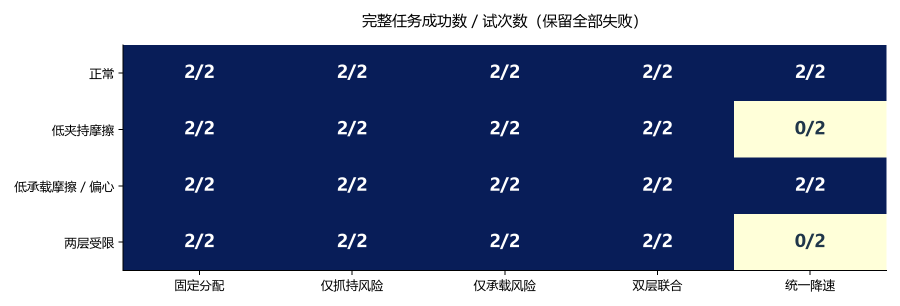
#> input picture 仿真成果_20261117_双层风险/分场景成功情况.png, 1800 x 612 px, given in place of image1.png, which was not available (shown at 1/2 size)
$ python make_uniform_figs.py
#> lines starting #> are read from the running program, lines starting #| are printed output that depends on the picture
# -*- coding: utf-8 -*-
import sys, os
sys.stdout.reconfigure(encoding="utf-8")
from PIL import Image

ROOT = r"D:\UserData\Desktop\Coding\Innovation and Entrepreneurship\2026大创"
VZ = r"C:\Users\10141\.codex\visualizations\2026\11\20\01a1f773-1c45-7cf0-b932-52a3aba7ecf0"
OUT = os.path.join(VZ, "uniform")
os.makedirs(OUT, exist_ok=True)

CW, CH = 1600, 1000

def letterbox(src, dst):
    im = Image.open(src).convert("RGB")
    scale = min(CW / im.width, CH / im.height)
#> scale = 0.889
    nw, nh = round(im.width * scale), round(im.height * scale)
#> nw = 1600; nh = 544
    im = im.resize((nw, nh), Image.LANCZOS)
#> im: PIL image 1600x544 RGB
    canvas = Image.new("RGB", (CW, CH), (255, 255, 255))
#> canvas: PIL image 1600x1000 RGB; every value is 255
    canvas.paste(im, ((CW - nw) // 2, (CH - nh) // 2))
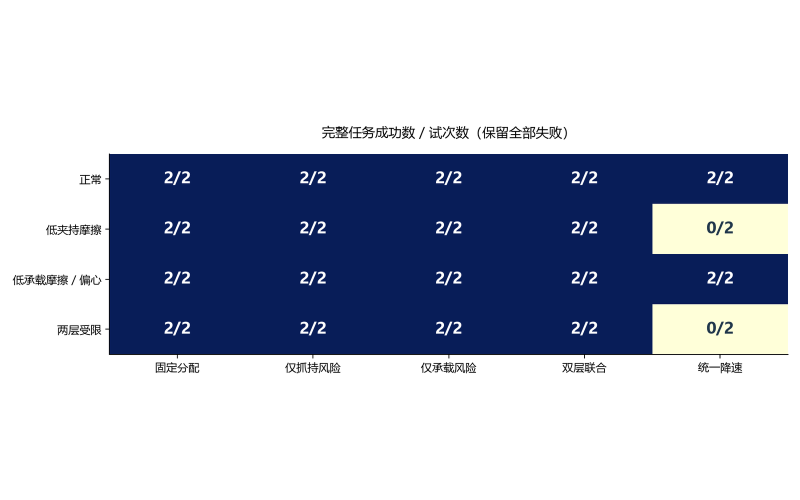
#> canvas: PIL image 1600x1000 RGB (shown at 1/2 size); mean R, G, B 178.8, 185, 201.5
    canvas.save(dst)
    print(dst, canvas.size, "content", (nw, nh))
#| C:\Users\10141\.codex\visualizations\2026\11\20\01a1f773-1c45-7cf0-b932-52a3aba7ecf0/uniform/fig1.png (1600, 1000) content (1600, 544)

letterbox(os.path.join(VZ, "ppt_formal", "image1.png"), os.path.join(OUT, "fig1.png"))
letterbox(os.path.join(VZ, "ppt_road", "image2.png"), os.path.join(OUT, "fig2.png"))
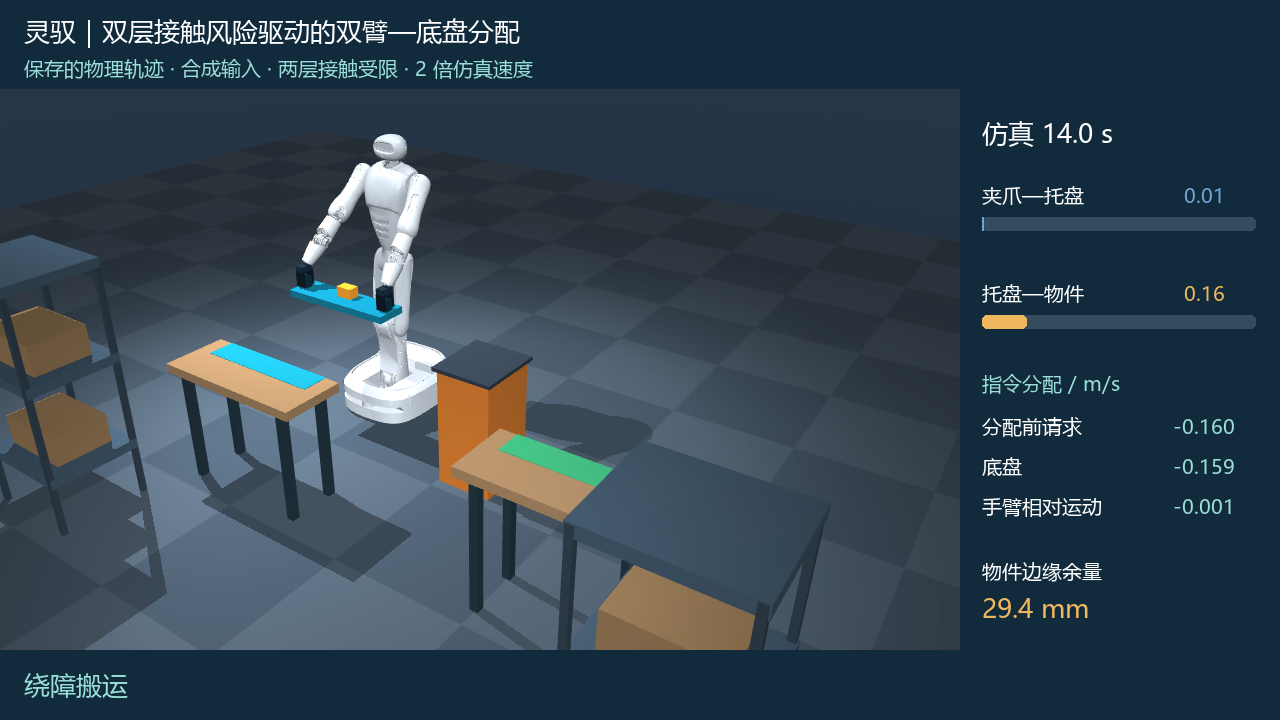
#> input picture 仿真成果_20261117_双层风险/分配.png, 1280 x 720 px, given in place of image2.png, which was not available
#> in letterbox, im is the input picture: PIL image 1280x720 RGB; mean R, G, B 50, 67.5, 80.1
#| C:\Users\10141\.codex\visualizations\2026\11\20\01a1f773-1c45-7cf0-b932-52a3aba7ecf0/uniform/fig2.png (1600, 1000) content (1600, 900)
letterbox(os.path.join(ROOT, "仿真成果_20261117_双层风险", "搬运.png"), os.path.join(OUT, "fig3.png"))
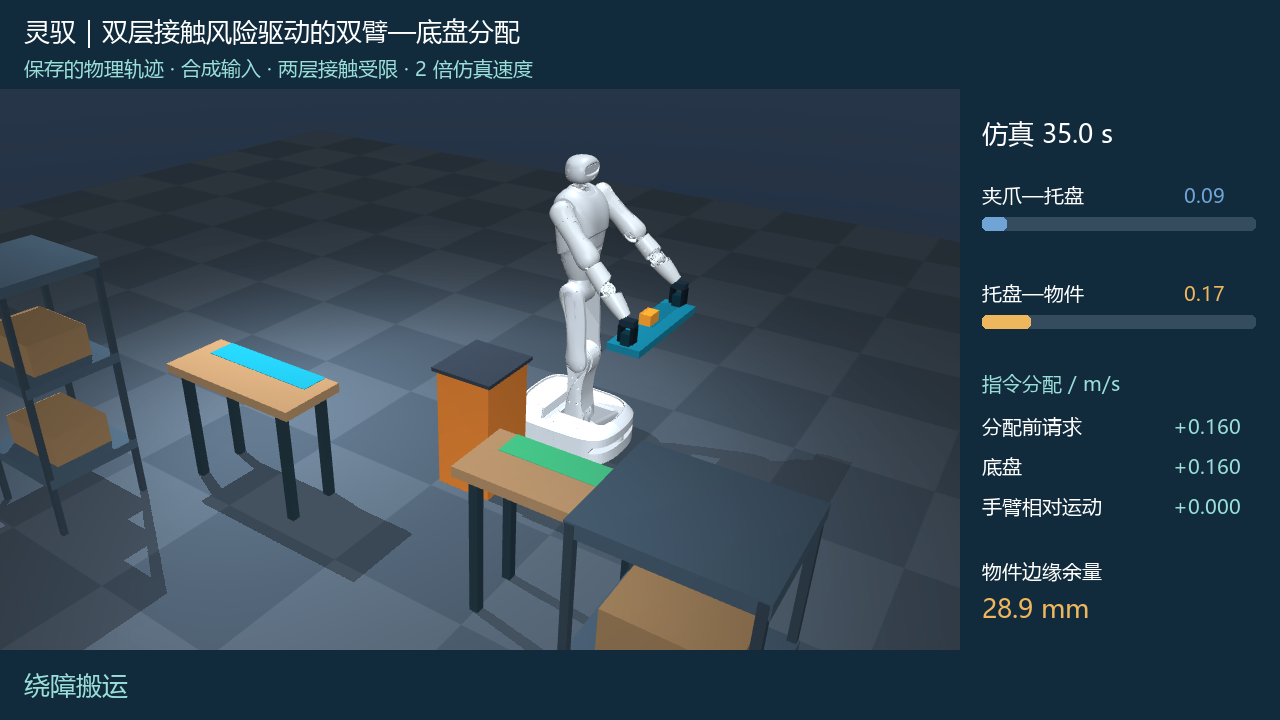
#> input picture 仿真成果_20261117_双层风险/搬运.png, 1280 x 720 px, found by its file name
#> in letterbox, im is the input picture: PIL image 1280x720 RGB; mean R, G, B 50.6, 68, 80.6
#> in letterbox (call 3), `canvas.paste(im, ((CW - nw) // 2, (CH - nh) // 2))`:
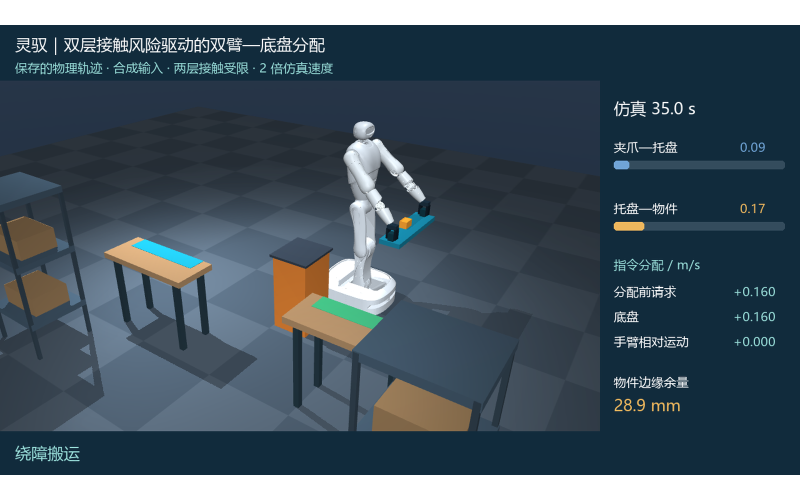
#> canvas: PIL image 1600x1000 RGB (shown at 1/2 size); mean R, G, B 71, 86.7, 98.1
#| C:\Users\10141\.codex\visualizations\2026\11\20\01a1f773-1c45-7cf0-b932-52a3aba7ecf0/uniform/fig3.png (1600, 1000) content (1600, 900)
letterbox(os.path.join(ROOT, "仿真成果_20261117_双层风险", "五组任务对照.png"), os.path.join(OUT, "fig4.png"))
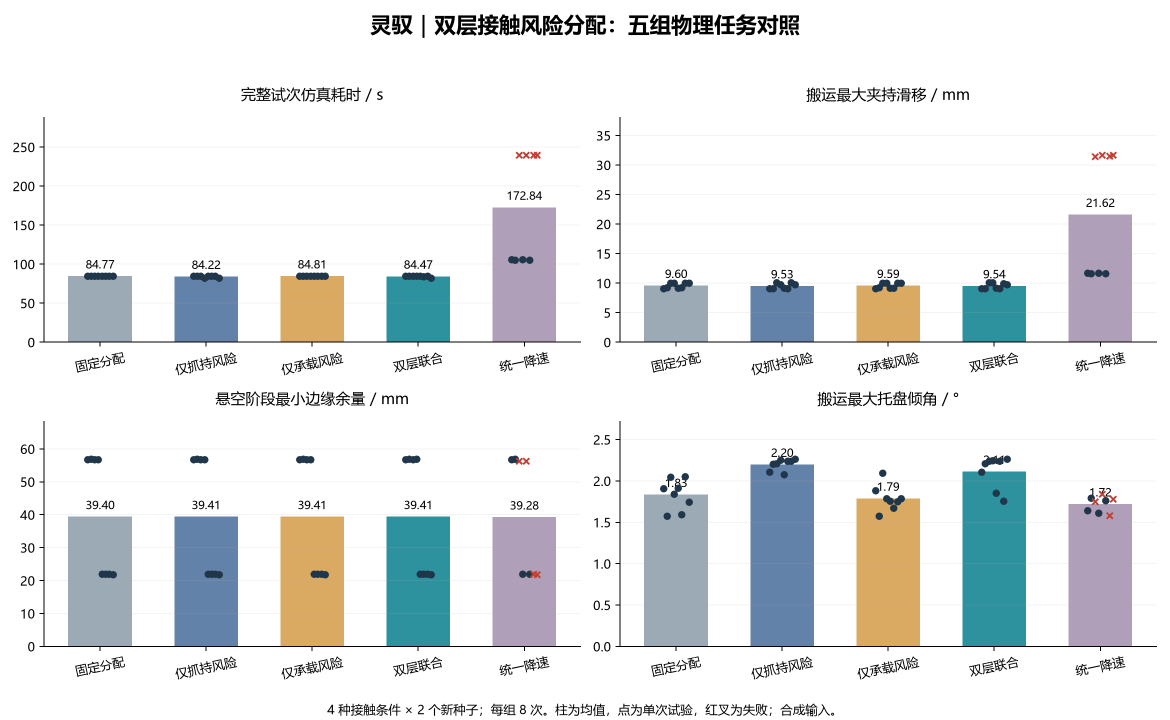
#> input picture 仿真成果_20261117_双层风险/五组任务对照.png, 2340 x 1440 px, found by its file name (shown at 1/2 size)
#| C:\Users\10141\.codex\visualizations\2026\11\20\01a1f773-1c45-7cf0-b932-52a3aba7ecf0/uniform/fig4.png (1600, 1000) content (1600, 985)
letterbox(os.path.join(ROOT, "中期答辩材料", "实验结果_20261120", "01_正式实验主结果.png"), os.path.join(OUT, "fig5.png"))
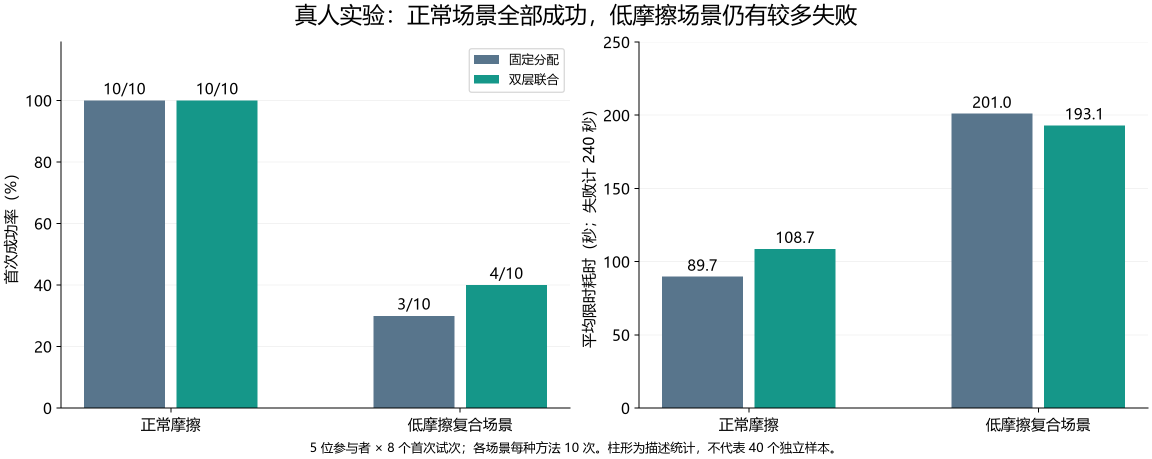
#> input picture 中期答辩材料/实验结果_20261120/01_正式实验主结果.png, 2304 x 918 px, found by its file name (shown at 1/2 size)
#> in letterbox (call 5), `canvas.paste(im, ((CW - nw) // 2, (CH - nh) // 2))`:
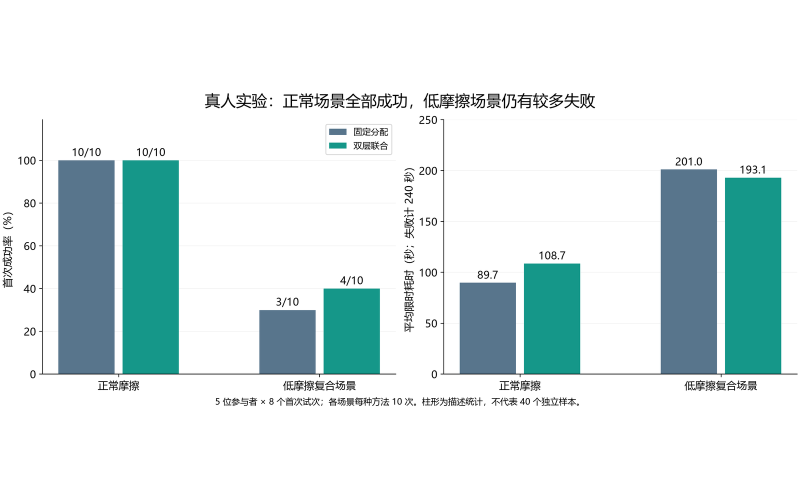
#> canvas: PIL image 1600x1000 RGB (shown at 1/2 size); mean R, G, B 217.6, 231, 231.7
#| C:\Users\10141\.codex\visualizations\2026\11\20\01a1f773-1c45-7cf0-b932-52a3aba7ecf0/uniform/fig5.png (1600, 1000) content (1600, 638)
